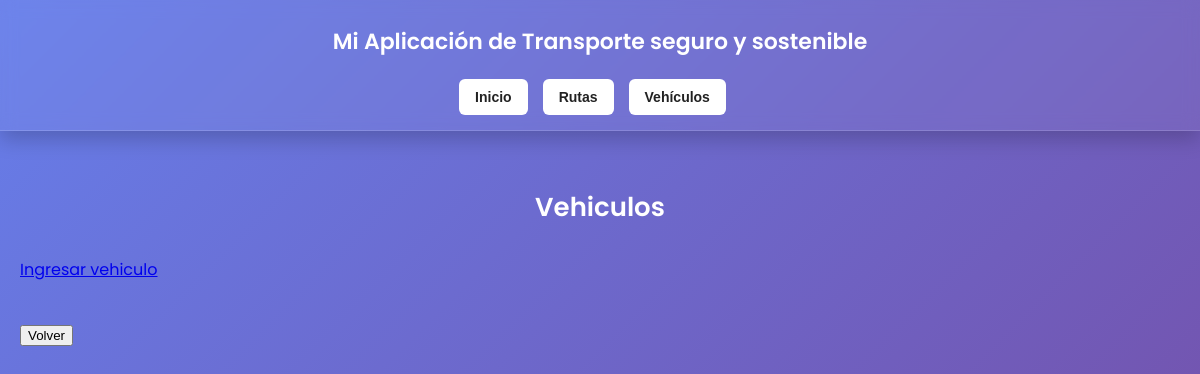
Page /vehiculos/ on the earlier database version.
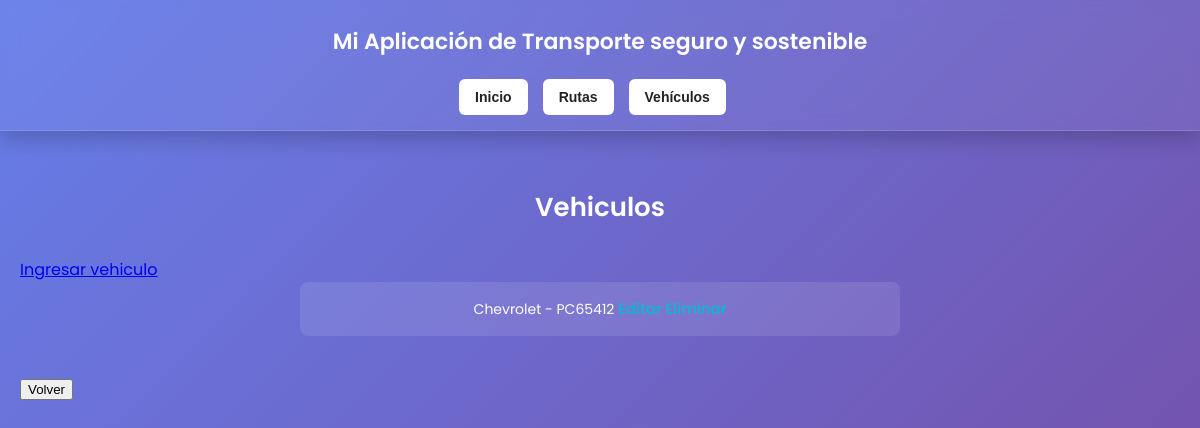
Same page on the later database version.
### DevChApp/models.py (models this page shows, shortened)
class Vehiculo(models.Model):
    propietario = models.ForeignKey(Usuario, on_delete=models.CASCADE)
    marca = models.CharField(max_length=50)
    placa = models.CharField(max_length=10, unique=True)

### DevChApp/views.py (the view)
# urls.py: path('vehiculos/', views.vehiculo_list, name='vehiculo_list'),
def vehiculo_list(request):
    vehiculos = Vehiculo.objects.all()
    return render(request, 'vehiculo/list.html', {'vehiculos': vehiculos})

### DevChApp/templates/vehiculo/list.html (shortened to what this page needs)
{% extends "base.html" %}
{% load static %}
{% block content %}
<h1>Vehiculos</h1>
<a href="{% url 'vehiculo_create' %}">Ingresar vehiculo</a>
<ul>
  {% for vehiculo in vehiculos %}
    <li>{{ vehiculo.marca }} - {{ vehiculo.placa }}
        <a href="{% url 'vehiculo_update' vehiculo.id %}">Editar</a>
        <a href="{% url 'vehiculo_delete' vehiculo.id %}">Eliminar</a>
    </li>
  {% endfor %}
</ul>
<button onclick="window.location.href='{% url 'index' %}'">Volver</button>
{% endblock content %}

Differences in the rows shown:
added Vehiculo: marca "Chevrolet", placa "PC65412"
